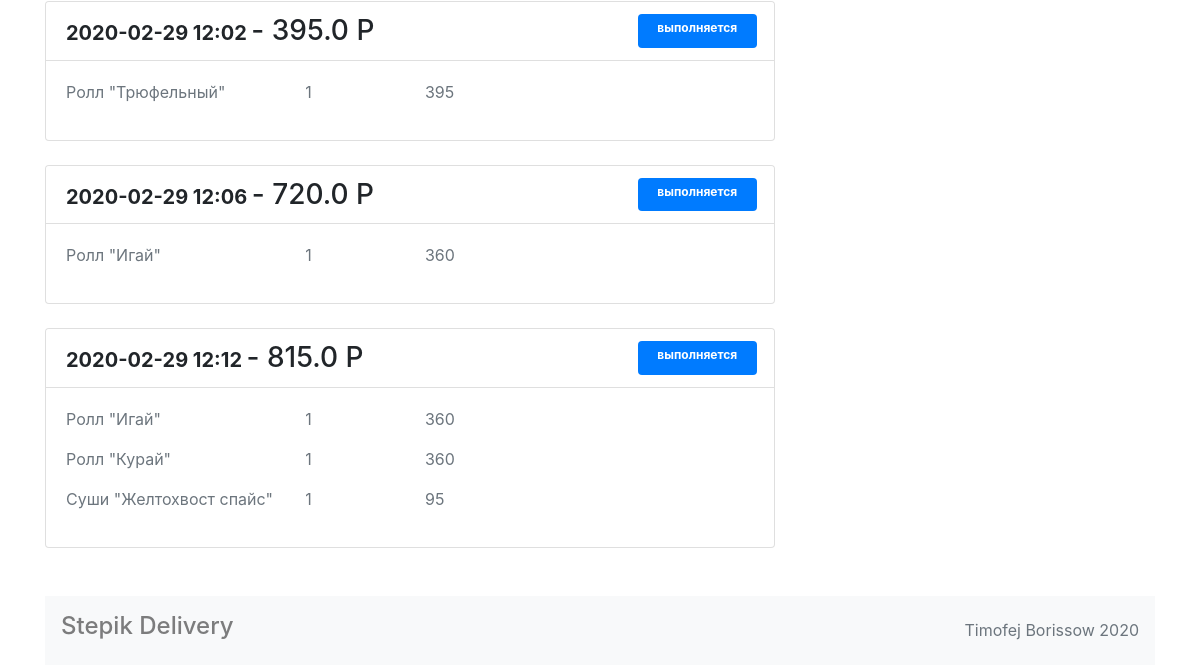
The app's page /account/ (signed in, lower part), older data.
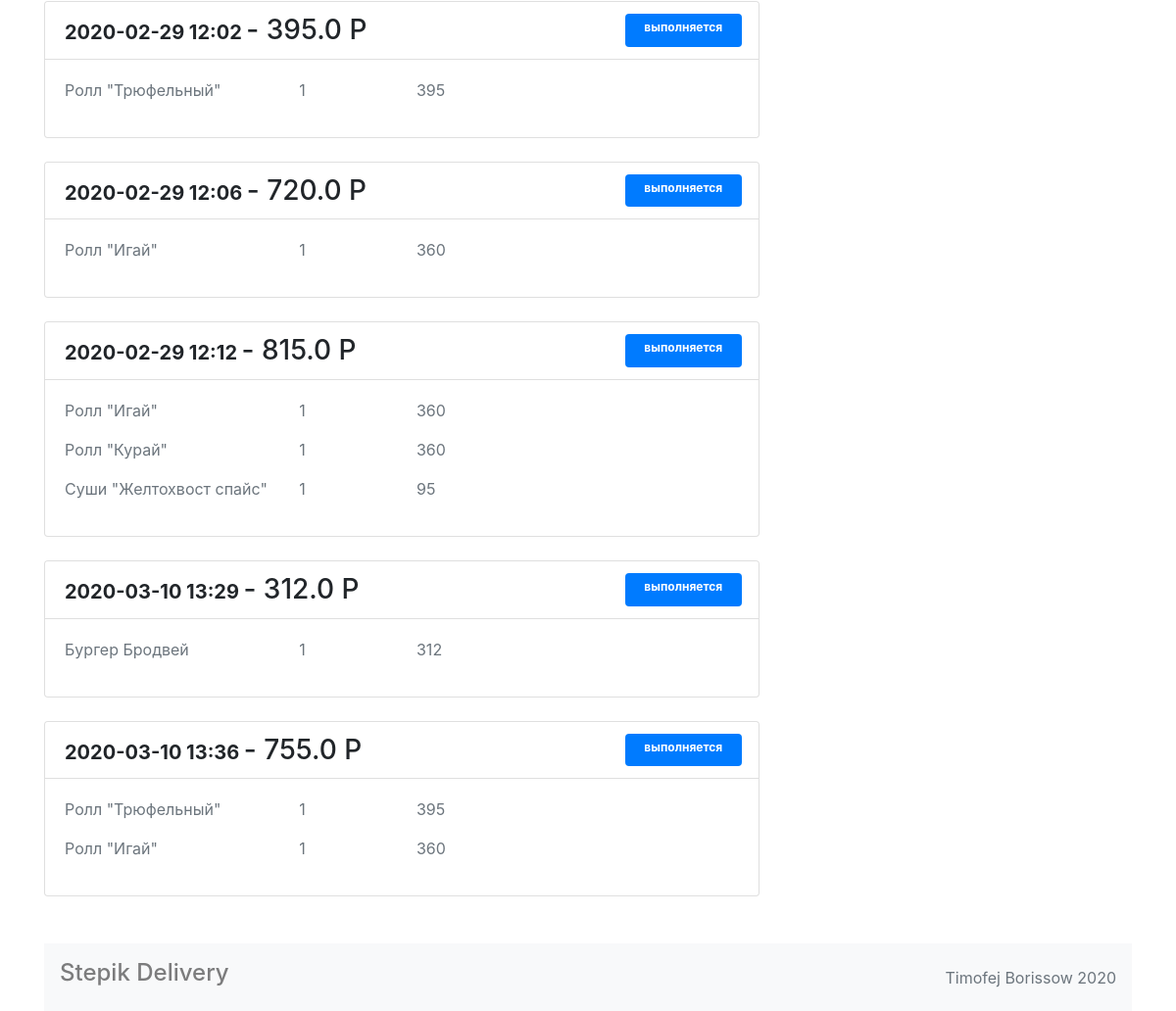
The same page, newer data.
### models.py (models this page shows, shortened)
class Order (db.Model):
    __tablename__ = "orders"
    id = db.Column(db.Integer, primary_key=True)
    data = db.Column(db.String(50), nullable=False)
    summ = db.Column(db.Float, nullable=False)
    status = db.Column(db.String(50), nullable=False)
    user_id = db.Column(db.Integer, db.ForeignKey("users.id"))
    user = db.relationship("User", back_populates="orders")
    meals = db.relationship(
        "Meal", secondary=meals_orders_association, back_populates="orders"
    )

class Meal (db.Model):
    __tablename__ = "meals"
    id = db.Column(db.Integer, primary_key=True)
    title = db.Column(db.String(50), nullable=False)
    price = db.Column(db.String(50), nullable=False)
    description = db.Column(db.Text(250), nullable=False)
    picture = db.Column(db.Text(500), nullable=False)
    category = db.relationship("Category", back_populates="meal")
    orders = db.relationship(
        "Order", secondary=meals_orders_association, back_populates="meals")
    category_id = db.Column(db.Integer, db.ForeignKey("categories.id"))

### views.py (the view)
@app.route("/account/")
@login_required
def acc():
    user_id = session.get("_user_id")
    user = db.session.query(User).filter(User.id == user_id).first()
    orders = user.orders
    return render_template("account.html", role=session.get("role"),
                           name=db.session.query(User).filter(User.id == session.get("_user_id")).first().name,
                           amount=len(session.get("cart", [])), total_cost=total(), orders=orders)

### views.py (called while the page is built)
@login_manager.user_loader
def load_user(user_id):
    return User.query.get(user_id)

def total():
    cart_list = []
    total_cost = 0
    cart = session.get("cart", [])
    for id in cart:
        newmeal = db.session.query(Meal).filter(Meal.id == id).first()
        cart_list.append(newmeal)
        total_cost += int(newmeal.price)
        session["total"] = total_cost
    return total_cost

@app.after_request
def redirect_to_login(responce):
    if responce.status_code == 401:
        return redirect("/login")
    elif responce.status_code == 403:
        return redirect("/login")
    else:
        return responce

### templates/account.html (shortened to what this page needs)
{% extends 'base.html' %}
{% block container %}
  <main class="container">
    <section class="row">
      <div class="col-12 col-lg-8">
          {% if orders|length > 0 %}
          {% for order in orders %}
        <div class="mt-4 card">
          <ul class="list-group list-group-flush">
            <li class="list-group-item">
              <div class="row">
                <div class="col-7 col-lg-9">
                  <span class="h5 font-weight-bold">{{order.data}}</span>
                  <span class="h3">- {{order.summ}} P</span>
                </div>
                <div class="col-3 col-lg-2 ml-5 py-2 badge badge-primary text-wrap">{{order.status}}</div>
              </div>
            </li>
            <div class="card-body">
              <div class="row">
                {% for meal in order.meals %}
                <p class="col-4 text-muted">{{meal.title}} </p>
                <p class="col-2 text-muted"> 1</p>
                <p class="col-6 text-muted"> {{meal.price}} </p>
                {% endfor %}
              </div>
            </div>
          </ul>
        </div>
          {% endfor %}
          {% endif %}
      </div>
    </section>
  {% endblock %}

### templates/base.html (shortened to what this page needs)
<!DOCTYPE html>
<html lang="ru">
<head>
  <link rel="stylesheet" href="https://stackpath.bootstrapcdn.com/bootstrap/4.3.1/css/bootstrap.min.css">
</head>
<body>
        {% block container %} {% endblock %}
</main>
  <footer class="container mt-3">
    <nav class="mt-5 navbar navbar-light bg-light">
      <ul class="navbar-nav mr-auto">
        <p class="h4 nav-link">Stepik Delivery</p>
      </ul>
      <a class="text-muted" href="#">Timofej Borissow 2020</a>
    </nav>
  </footer>
</body>
</html>

Row changes from the older to the newer data that the page shows:
added Order: data "2020-03-10 13:29", summ "312.0", status "выполняется"
now on this page (row unchanged): Meal: title "Бургер Бродвей", price "312", shown under "2020-03-10 13:29"
added Order: data "2020-03-10 13:36", summ "755.0", status "выполняется", Meal (title "Ролл \"Трюфельный\"", price "395"), Meal (title "Ролл \"Игай\"", price "360")
